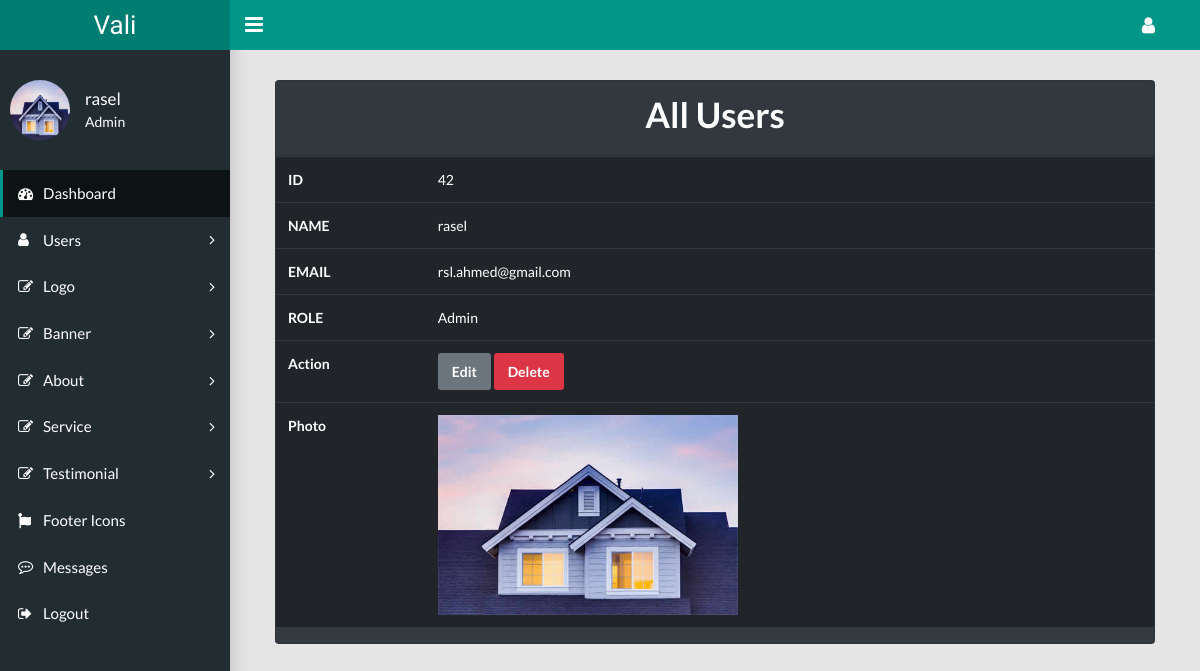
The page /single-user.php?id=42 (signed in) on the database its author committed.
### tables this page shows
CREATE TABLE `users` (
  `id` int(11) NOT NULL,
  `name` text NOT NULL,
  `email` varchar(100) NOT NULL,
  `password` varchar(500) NOT NULL,
  `gender` text NOT NULL,
  `role` int(10) NOT NULL,
  `photo` varchar(500) NOT NULL
);

### single-user.php (the view, shortened to what this page needs)
<?php
require 'db.php';
$id = $_GET['id'];
$select_data = "SELECT * FROM users WHERE id='$id'";
$select_con = mysqli_query($db, $select_data);
$single_data = mysqli_fetch_assoc($select_con);
?>
<?php require 'des_assets/admin-header.php'; ?>
    <main class="app-content">
        <section>
            <div class="container-fluid">
                <div class="row">
                    <div class="col-lg-12 m-auto">
                        <div class="card text-white bg-dark mb-3">
                            <div class="card-header"><h1 class="text-center">All Users</h1></div>
                            <table class="table table-dark">
                                <tbody>
                                <tr>
                                    <th>ID</th>
                                    <td><?php echo $single_data['id']; ?></td>
                                </tr>
                                <tr>
                                    <th>NAME</th>
                                    <td><?php echo $single_data['name']; ?></td>
                                </tr>
                                <tr>
                                    <th>EMAIL</th>
                                    <td><?php echo $single_data['email']; ?></td>
                                </tr>
                                <tr>
                                    <th>ROLE</th>
                                    <td>
                                        <?php
                                        if ($single_data['role'] == 1) {
                                            echo "Admin";
                                        } elseif ($single_data['role'] == 2) {
                                            echo "Modaretor";
                                        } else {
                                            echo "Editor";
                                        }; ?>
                                    </td>
                                </tr>
                                <tr>
                                    <th>Action</th>
                                    <td>
                                        <a href="update-user.php?id=<?php echo $single_data['id'] ?>" class="btn btn-secondary">Edit</a>
                                        <button type="button" class="btn btn-danger" data-toggle="modal"
                                                data-target="#delete<?php echo $single_data['id']; ?>">
                                            Delete
                                        </button>
                                    </td>
                                </tr>
                                <tr>
                                    <th>Photo</th>
                                    <td><img src="user-img/<?php echo $single_data['photo']; ?>" alt="Image" style="max-width: 300px;"></td>
                                </tr>
                                </tbody>
                            </table>
                        </div>
                    </div>
                </div>
            </div>
        </section>
    </main>
<?php
require 'des_assets/admin-footer.php';
?>

### rows shown on the page
users: id "42", name "rasel", email "rsl.ahmed@gmail.com", photo (picture)

### other values the page prints
$_SESSION['user_name'] "rasel"
